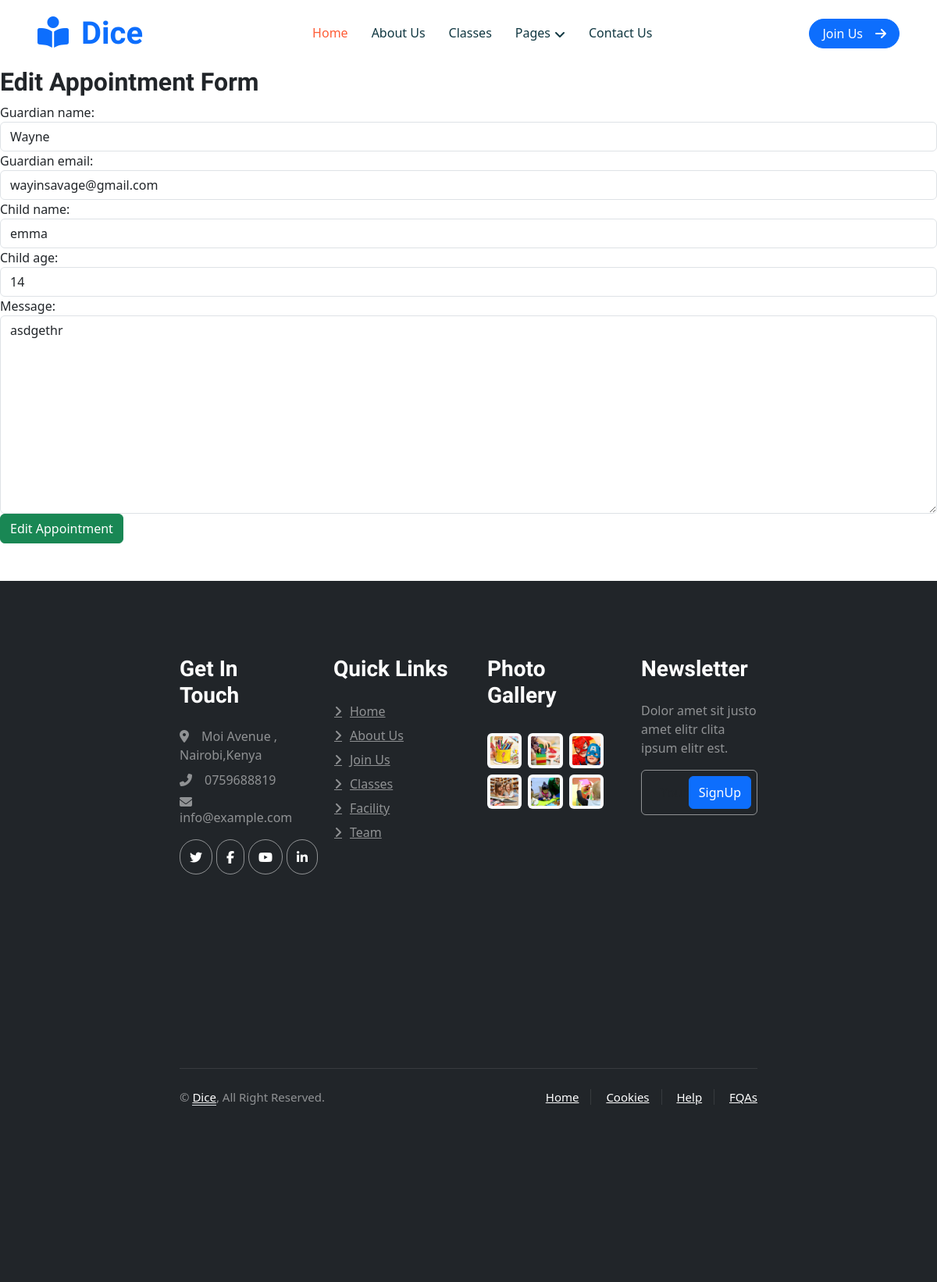
Page /app/editappointment/2/ on the committed database.
### app/models.py (models this page shows, shortened)
class Appointment(models.Model):
    guardian_name = models.CharField(max_length=255)
    guardian_email = models.EmailField()
    child_name = models.CharField(max_length=255)
    child_age = models.IntegerField()
    message = models.TextField()

### app/views.py (the view)
# urls.py: path('editappointment/<int:id>/', views.editappointment, name='editappointment'),
def editappointment(request, id):
    appointments = get_object_or_404(Appointment ,id=id)
    if request.method == "POST":
        form1 = AppointmentForm(request.POST,instance=appointments)
        if form1.is_valid():
           form1.save()
           return redirect('appointment_list')
    else:
           form1 = AppointmentForm( instance=appointments)
    return render(request, 'editappointment.html',{'form1': form1, 'appointments': appointments})

### app/forms.py
class AppointmentForm(forms.ModelForm):
    class Meta:
        model = Appointment
        fields = ['guardian_name', 'guardian_email', 'child_name','child_age','message']
        widgets = {
            'guardian_name': forms.TextInput(attrs={'class': 'form-control'}),
            'guardian_email': forms.TextInput(attrs={'class': 'form-control'}),
            'child_name': forms.TextInput(attrs={'class': 'form-control'}),
            'child_age': forms.NumberInput(attrs={'class': 'form-control'}),
            'message': forms.Textarea(attrs={'class': 'form-control'}),
        }

### app/templates/editappointment.html (shortened to what this page needs)
{% extends "base.html" %}
{% block content %}
<h2>Edit Appointment Form</h2>
<form action="" method="post">
    {{ form1 }}
    <button class="btn btn-success" >Edit Appointment</button>
</form>
{% endblock %}

### static/styles/style.css (style rules this page uses)
:root { --primary: #FE5D37; --light: #FFF5F3; --dark: #103741; }
.btn { font-weight: 500; transition: .5s; }
h1, h2, h3, h4, .h1, .h2, .h3, .h4, .display-1, .display-2, .display-3, .display-4, .display-5, .display-6 { font-family: 'Lobster Two', cursive; font-weight: 700; }

### rows in the picture
Appointment: guardian_name "Wayne", guardian_email "wayinsavage@gmail.com", child_name "emma", child_age "14", message "asdgethr"
